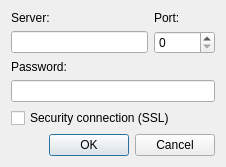
<?xml version="1.0" encoding="UTF-8"?>
<ui version="4.0">
 <class>AddServerDialog</class>
 <widget class="QDialog" name="AddServerDialog">
  <property name="geometry">
   <rect>
    <x>0</x>
    <y>0</y>
    <width>226</width>
    <height>160</height>
   </rect>
  </property>
  <property name="windowTitle">
   <string>Add server</string>
  </property>
  <layout class="QGridLayout" name="gridLayout">
   <item row="0" column="0">
    <widget class="QLabel" name="label">
     <property name="text">
      <string>Server:</string>
     </property>
    </widget>
   </item>
   <item row="0" column="1">
    <widget class="QLabel" name="label_2">
     <property name="text">
      <string>Port:</string>
     </property>
    </widget>
   </item>
   <item row="1" column="0">
    <widget class="QLineEdit" name="Server_"/>
   </item>
   <item row="1" column="1">
    <widget class="QSpinBox" name="Port_">
     <property name="minimum">
      <number>0</number>
     </property>
     <property name="maximum">
      <number>65535</number>
     </property>
    </widget>
   </item>
   <item row="2" column="0">
    <widget class="QLabel" name="label_3">
     <property name="text">
      <string>Password:</string>
     </property>
    </widget>
   </item>
   <item row="3" column="0" colspan="2">
    <widget class="QLineEdit" name="Password_">
     <property name="echoMode">
      <enum>QLineEdit::Password</enum>
     </property>
    </widget>
   </item>
   <item row="5" column="0" colspan="2">
    <widget class="QDialogButtonBox" name="ControlButtons_">
     <property name="enabled">
      <bool>true</bool>
     </property>
     <property name="orientation">
      <enum>Qt::Horizontal</enum>
     </property>
     <property name="standardButtons">
      <set>QDialogButtonBox::Cancel|QDialogButtonBox::Ok</set>
     </property>
    </widget>
   </item>
   <item row="4" column="0" colspan="2">
    <widget class="QCheckBox" name="SSL_">
     <property name="text">
      <string>Security connection (SSL)</string>
     </property>
    </widget>
   </item>
  </layout>
 </widget>
 <resources/>
 <connections>
  <connection>
   <sender>ControlButtons_</sender>
   <signal>accepted()</signal>
   <receiver>AddServerDialog</receiver>
   <slot>accept()</slot>
   <hints>
    <hint type="sourcelabel">
     <x>248</x>
     <y>254</y>
    </hint>
    <hint type="destinationlabel">
     <x>157</x>
     <y>274</y>
    </hint>
   </hints>
  </connection>
  <connection>
   <sender>ControlButtons_</sender>
   <signal>rejected()</signal>
   <receiver>AddServerDialog</receiver>
   <slot>reject()</slot>
   <hints>
    <hint type="sourcelabel">
     <x>316</x>
     <y>260</y>
    </hint>
    <hint type="destinationlabel">
     <x>286</x>
     <y>274</y>
    </hint>
   </hints>
  </connection>
 </connections>
</ui>
